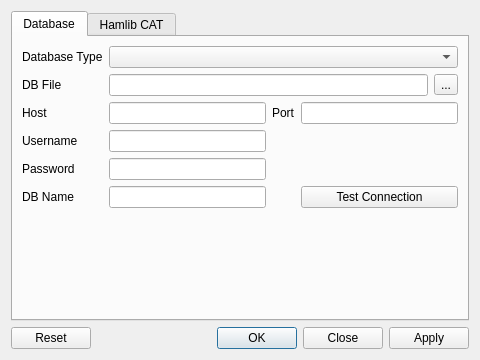
<?xml version="1.0" encoding="UTF-8"?>
<ui version="4.0">
    <class>Config</class>
    <widget class="QDialog" name="configWindow">
        <property name="geometry">
            <rect>
                <x>0</x>
                <y>0</y>
                <width>480</width>
                <height>360</height>
            </rect>
        </property>
        <property name="minimumSize">
            <size>
                <width>480</width>
                <height>360</height>
            </size>
        </property>
        <property name="windowTitle">
            <string>Configuration</string>
        </property>
        <layout class="QGridLayout" name="gridLayout" rowstretch="0,0,0">
            <item row="2" column="0">
                <widget class="QDialogButtonBox" name="buttonBox">
                    <property name="orientation">
                        <enum>Qt::Horizontal</enum>
                    </property>
                    <property name="standardButtons">
                        <set>
                            QDialogButtonBox::Apply|QDialogButtonBox::Close|QDialogButtonBox::Ok|QDialogButtonBox::Reset
                        </set>
                    </property>
                    <property name="centerButtons">
                        <bool>false</bool>
                    </property>
                </widget>
            </item>
            <item row="1" column="0">
                <widget class="QTabWidget" name="tabWidget">
                    <property name="currentIndex">
                        <number>0</number>
                    </property>
                    <widget class="QWidget" name="dbTab">
                        <attribute name="title">
                            <string>Database</string>
                        </attribute>
                        <layout class="QGridLayout" name="gridLayout_2">
                            <item row="0" column="0">
                                <widget class="QLabel" name="dbTypeLabel">
                                    <property name="text">
                                        <string>Database Type</string>
                                    </property>
                                </widget>
                            </item>
                            <item row="1" column="0">
                                <widget class="QLabel" name="dbFileLabel">
                                    <property name="text">
                                        <string>DB File</string>
                                    </property>
                                </widget>
                            </item>
                            <item row="1" column="1" colspan="3">
                                <layout class="QHBoxLayout" name="dbFileLayout" stretch="1,0">
                                    <item>
                                        <widget class="QLineEdit" name="dbFileValue">
                                            <property name="frame">
                                                <bool>true</bool>
                                            </property>
                                            <property name="readOnly">
                                                <bool>true</bool>
                                            </property>
                                        </widget>
                                    </item>
                                    <item>
                                        <widget class="QToolButton" name="dbFileButton">
                                            <property name="text">
                                                <string>...</string>
                                            </property>
                                        </widget>
                                    </item>
                                </layout>
                            </item>
                            <item row="2" column="0">
                                <widget class="QLabel" name="dbHostLabel">
                                    <property name="text">
                                        <string>Host</string>
                                    </property>
                                </widget>
                            </item>
                            <item row="2" column="1">
                                <widget class="QLineEdit" name="dbHostValue"/>
                            </item>
                            <item row="2" column="2">
                                <widget class="QLabel" name="dbPortLabel">
                                    <property name="text">
                                        <string>Port</string>
                                    </property>
                                </widget>
                            </item>
                            <item row="2" column="3">
                                <widget class="QLineEdit" name="dbPortValue"/>
                            </item>
                            <item row="3" column="0">
                                <widget class="QLabel" name="dbUsernameLabel">
                                    <property name="text">
                                        <string>Username</string>
                                    </property>
                                </widget>
                            </item>
                            <item row="3" column="1">
                                <widget class="QLineEdit" name="dbUsernameValue"/>
                            </item>
                            <item row="4" column="0">
                                <widget class="QLabel" name="dbPasswordLabel">
                                    <property name="text">
                                        <string>Password</string>
                                    </property>
                                </widget>
                            </item>
                            <item row="4" column="1">
                                <widget class="QLineEdit" name="dbPasswordValue"/>
                            </item>
                            <item row="5" column="0">
                                <widget class="QLabel" name="dbNameLabel">
                                    <property name="text">
                                        <string>DB Name</string>
                                    </property>
                                </widget>
                            </item>
                            <item row="5" column="1">
                                <widget class="QLineEdit" name="dbNameValue"/>
                            </item>
                            <item row="6" column="0">
                                <spacer name="dbVerticalSpacer">
                                    <property name="orientation">
                                        <enum>Qt::Vertical</enum>
                                    </property>
                                    <property name="sizeHint" stdset="0">
                                        <size>
                                            <width>20</width>
                                            <height>40</height>
                                        </size>
                                    </property>
                                </spacer>
                            </item>
                            <item row="0" column="1" colspan="3">
                                <widget class="QComboBox" name="dbTypeComboBox"/>
                            </item>
                            <item row="5" column="3">
                                <widget class="QPushButton" name="dbTestButton">
                                    <property name="text">
                                        <string>Test Connection</string>
                                    </property>
                                </widget>
                            </item>
                        </layout>
                    </widget>
                    <widget class="QWidget" name="rigctlSerialPortTab">
                        <attribute name="title">
                            <string>Hamlib CAT</string>
                        </attribute>
                        <layout class="QGridLayout" name="rigctlSerialPortGridLayout" rowstretch="0,0,0,0,0,0,0,0,0"
                                columnstretch="0,1,0,1">
                            <item row="4" column="1">
                                <widget class="QComboBox" name="rigctlSerialPortDataBitsComboBox"/>
                            </item>
                            <item row="0" column="1" colspan="3">
                                <widget class="QComboBox" name="rigctlSerialPortModelComboBox"/>
                            </item>
                            <item row="6" column="3">
                                <widget class="QCheckBox" name="rigctlSerialPortEnableCTSCheckBox">
                                    <property name="text">
                                        <string>Enable CTS</string>
                                    </property>
                                </widget>
                            </item>
                            <item row="0" column="0">
                                <widget class="QLabel" name="rigctlSerialPortModelLabel">
                                    <property name="text">
                                        <string>Rig Model</string>
                                    </property>
                                </widget>
                            </item>
                            <item row="6" column="0">
                                <widget class="QLabel" name="rigctlSerialPortStopBitsLabel">
                                    <property name="text">
                                        <string>Stop bits</string>
                                    </property>
                                </widget>
                            </item>
                            <item row="5" column="3">
                                <widget class="QCheckBox" name="rigctlSerialPortEnableRTSCheckBox">
                                    <property name="text">
                                        <string>Enable RTS</string>
                                    </property>
                                </widget>
                            </item>
                            <item row="2" column="0">
                                <widget class="QLabel" name="rigctlSerialPortNameLabel">
                                    <property name="text">
                                        <string>Serial Port</string>
                                    </property>
                                </widget>
                            </item>
                            <item row="6" column="1">
                                <widget class="QComboBox" name="rigctlSerialPortStopBitsComboBox"/>
                            </item>
                            <item row="4" column="0">
                                <widget class="QLabel" name="rigctlSerialPortDataBitsLabel">
                                    <property name="text">
                                        <string>Data bits</string>
                                    </property>
                                </widget>
                            </item>
                            <item row="5" column="0">
                                <widget class="QLabel" name="rigctlSerialPortParityLabel">
                                    <property name="text">
                                        <string>Parity</string>
                                    </property>
                                </widget>
                            </item>
                            <item row="5" column="1">
                                <widget class="QComboBox" name="rigctlSerialPortParityComboBox"/>
                            </item>
                            <item row="8" column="0">
                                <spacer name="verticalSpacer">
                                    <property name="orientation">
                                        <enum>Qt::Vertical</enum>
                                    </property>
                                    <property name="sizeHint" stdset="0">
                                        <size>
                                            <width>20</width>
                                            <height>54</height>
                                        </size>
                                    </property>
                                </spacer>
                            </item>
                            <item row="2" column="1" colspan="3">
                                <widget class="QComboBox" name="rigctlSerialPortNameComboBox"/>
                            </item>
                            <item row="3" column="1">
                                <widget class="QComboBox" name="rigctlSerialPortBaudRateComboBox"/>
                            </item>
                            <item row="3" column="0">
                                <widget class="QLabel" name="rigctlSerialPortBaudRateLabel">
                                    <property name="text">
                                        <string>BaudRate</string>
                                    </property>
                                </widget>
                            </item>
                            <item row="3" column="2">
                                <widget class="QLabel" name="rigctlSerialPortFlowControlLabel">
                                    <property name="text">
                                        <string>Flow control</string>
                                    </property>
                                </widget>
                            </item>
                            <item row="3" column="3">
                                <widget class="QComboBox" name="rigctlSerialPortFlowControlComboBox"/>
                            </item>
                            <item row="1" column="3">
                                <widget class="QLineEdit" name="rigctlSerialPortCIVAddressValue"/>
                            </item>
                            <item row="1" column="2">
                                <widget class="QLabel" name="rigctlSerialPortCIVAddressLabel">
                                    <property name="text">
                                        <string>CI-V Address</string>
                                    </property>
                                </widget>
                            </item>
                            <item row="1" column="0">
                                <widget class="QLabel" name="rigctlSerialPortPollingIntervalLabel">
                                    <property name="text">
                                        <string>Polling interval</string>
                                    </property>
                                </widget>
                            </item>
                            <item row="1" column="1">
                                <widget class="QSpinBox" name="rigctlSerialPortPollingIntervalSpinBox">
                                    <property name="suffix">
                                        <string>ms</string>
                                    </property>
                                    <property name="minimum">
                                        <number>250</number>
                                    </property>
                                    <property name="maximum">
                                        <number>5000</number>
                                    </property>
                                    <property name="singleStep">
                                        <number>250</number>
                                    </property>
                                    <property name="stepType">
                                        <enum>QAbstractSpinBox::DefaultStepType</enum>
                                    </property>
                                </widget>
                            </item>
                        </layout>
                    </widget>
                </widget>
            </item>
        </layout>
    </widget>
    <tabstops>
        <tabstop>tabWidget</tabstop>
        <tabstop>dbTypeComboBox</tabstop>
        <tabstop>dbFileValue</tabstop>
        <tabstop>dbFileButton</tabstop>
        <tabstop>dbHostValue</tabstop>
        <tabstop>dbPortValue</tabstop>
        <tabstop>dbUsernameValue</tabstop>
        <tabstop>dbPasswordValue</tabstop>
        <tabstop>dbNameValue</tabstop>
        <tabstop>dbTestButton</tabstop>
        <tabstop>rigctlSerialPortModelComboBox</tabstop>
        <tabstop>rigctlSerialPortPollingIntervalSpinBox</tabstop>
        <tabstop>rigctlSerialPortCIVAddressValue</tabstop>
        <tabstop>rigctlSerialPortNameComboBox</tabstop>
        <tabstop>rigctlSerialPortBaudRateComboBox</tabstop>
        <tabstop>rigctlSerialPortFlowControlComboBox</tabstop>
        <tabstop>rigctlSerialPortDataBitsComboBox</tabstop>
        <tabstop>rigctlSerialPortParityComboBox</tabstop>
        <tabstop>rigctlSerialPortStopBitsComboBox</tabstop>
        <tabstop>rigctlSerialPortEnableRTSCheckBox</tabstop>
        <tabstop>rigctlSerialPortEnableCTSCheckBox</tabstop>
    </tabstops>
    <resources/>
    <connections/>
</ui>
